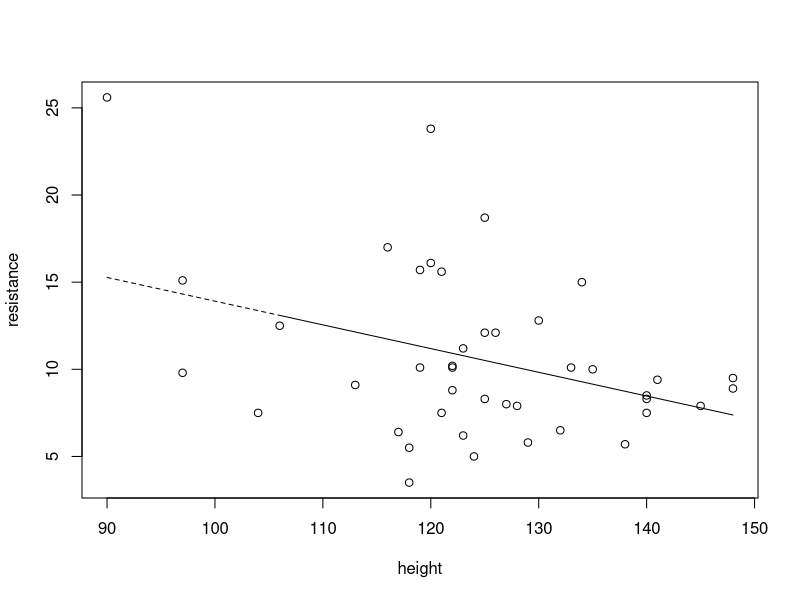
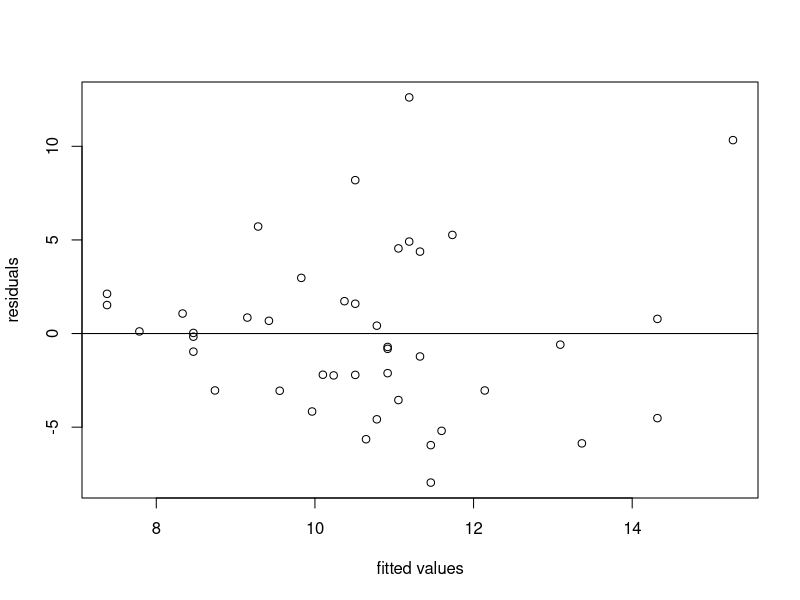
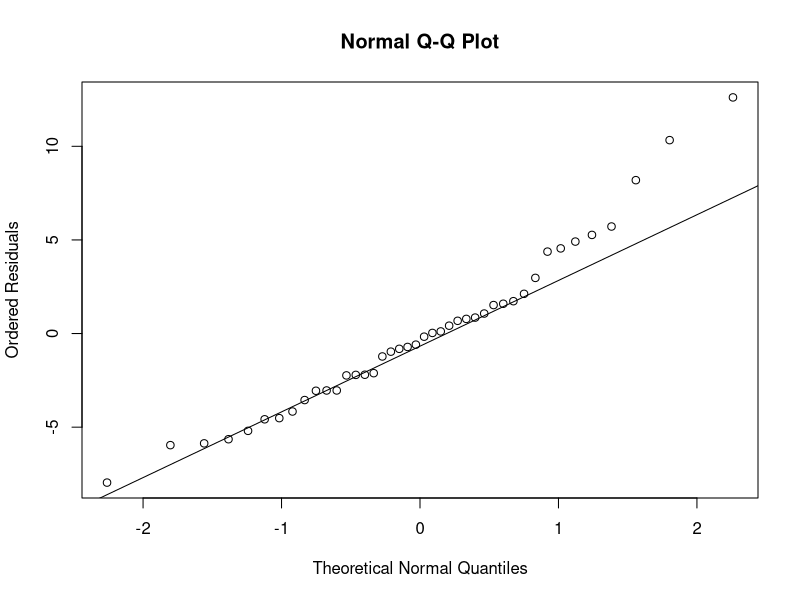

Recreate these plots in R, in order.
## ---- chunk 1
asthma = read.table("./data/asthma.txt", header=TRUE)
x = asthma$height
y = asthma$resistance
SXX = sum( (x-mean(x))^2 )
beta_1 = sum( (x-mean(x))*y ) / SXX; beta_1
beta_0 = mean(y) - beta_1*mean(x);  beta_0
## ---- chunk 2
y_fit = beta_0 + beta_1*x
resids = y - y_fit
RSS = sum(resids^2);  RSS
n = nrow(asthma)
se = sqrt(RSS/(n-2));  se
beta_1_se = sqrt(se^2/SXX);  beta_1_se
T_stat = beta_1 / beta_1_se;  T_stat
p_val = 2 * pt(T_stat, n-2);  p_val
## ---- chunk 3
t = qt(0.975, n-2)

# 95% CI for slope
c(beta_1-t*beta_1_se, beta_1+t*beta_1_se)

# 95% CI for intercept
beta_0_se = sqrt( (se^2/SXX) * sum(x^2)/n );  beta_0_se
c(beta_0-t*beta_0_se, beta_0+t*beta_0_se)
## ---- chunk 4
SST = sum( (y-mean(y))^2 )
R2 = 1 - RSS/SST;   R2
## ---- chunk 5
# scatter plot
plot(y~x, xlab="height", ylab="resistance")
lines(y_fit~x, lty=2)

# residual plot
plot(resids~y_fit, xlab="fitted values", ylab="residuals")
abline(h=0)

# normal probability plot for the residuals
qqnorm(resids, ylab="Ordered Residuals", xlab="Theoretical Normal Quantiles")
qqline(resids)
## ---- chunk 6
# check result
model = lm(resistance~height, asthma)
summary(model)
confint(model)
